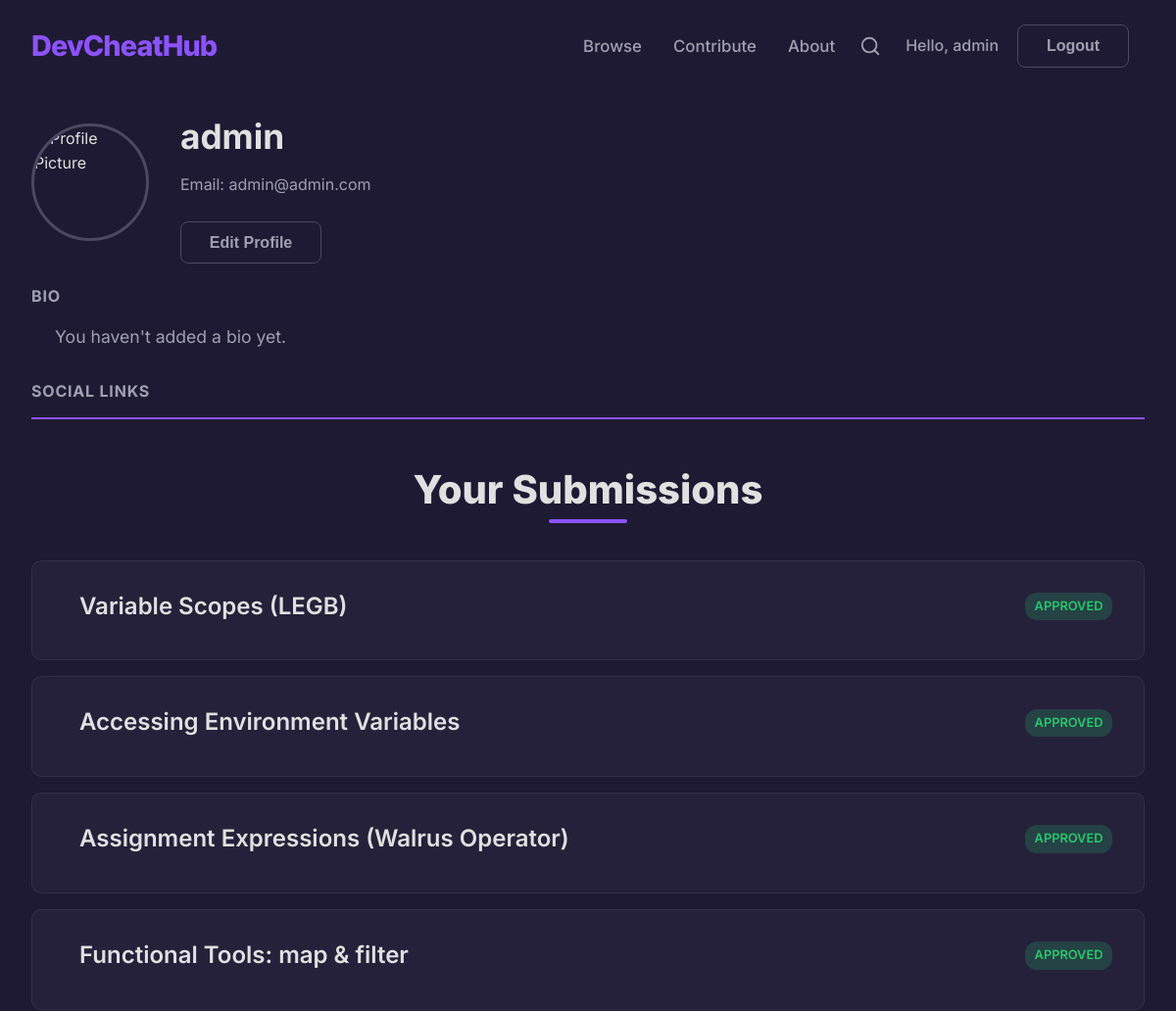
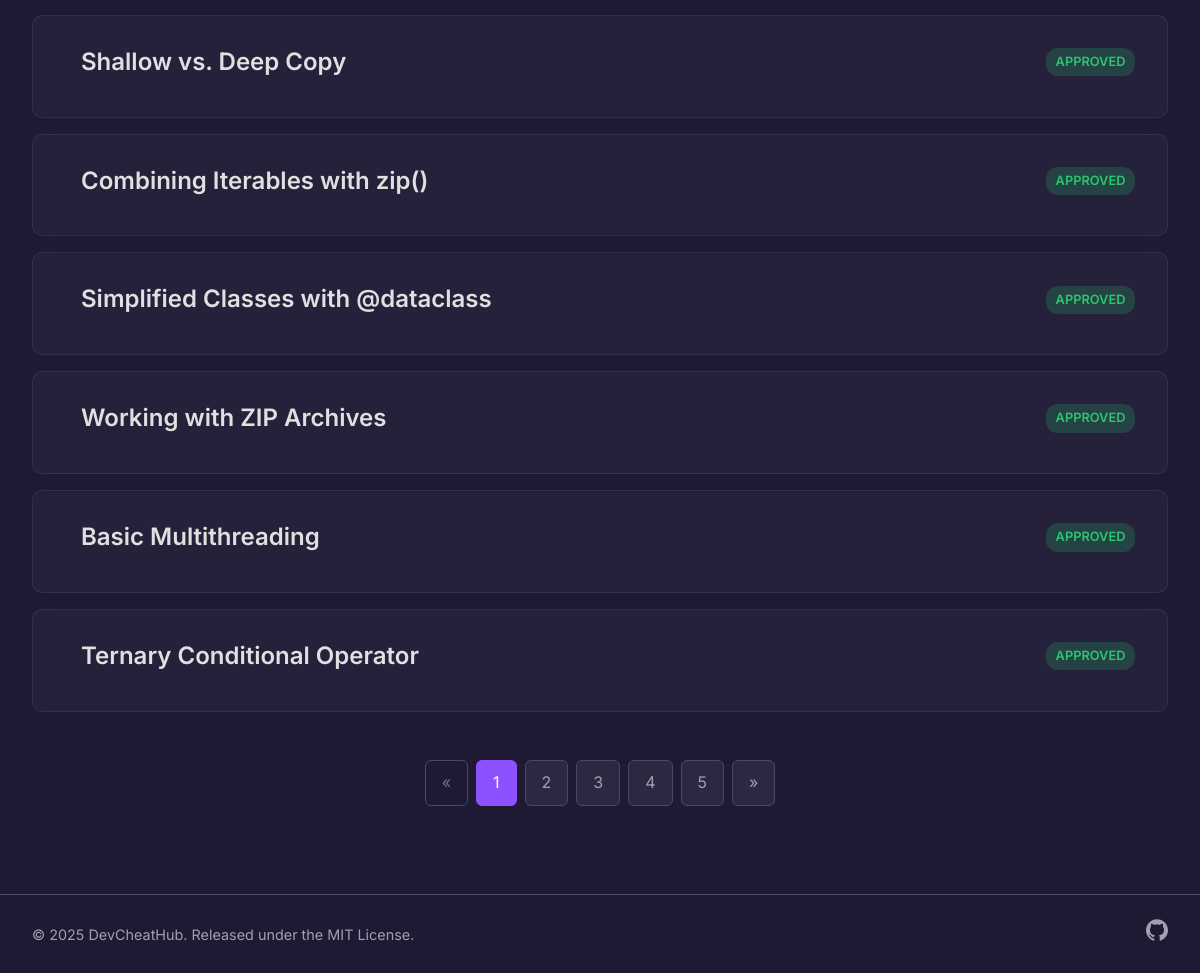
/accounts/profile/ (signed in), run on an earlier commit of the app's database (2 pictures, top to bottom).
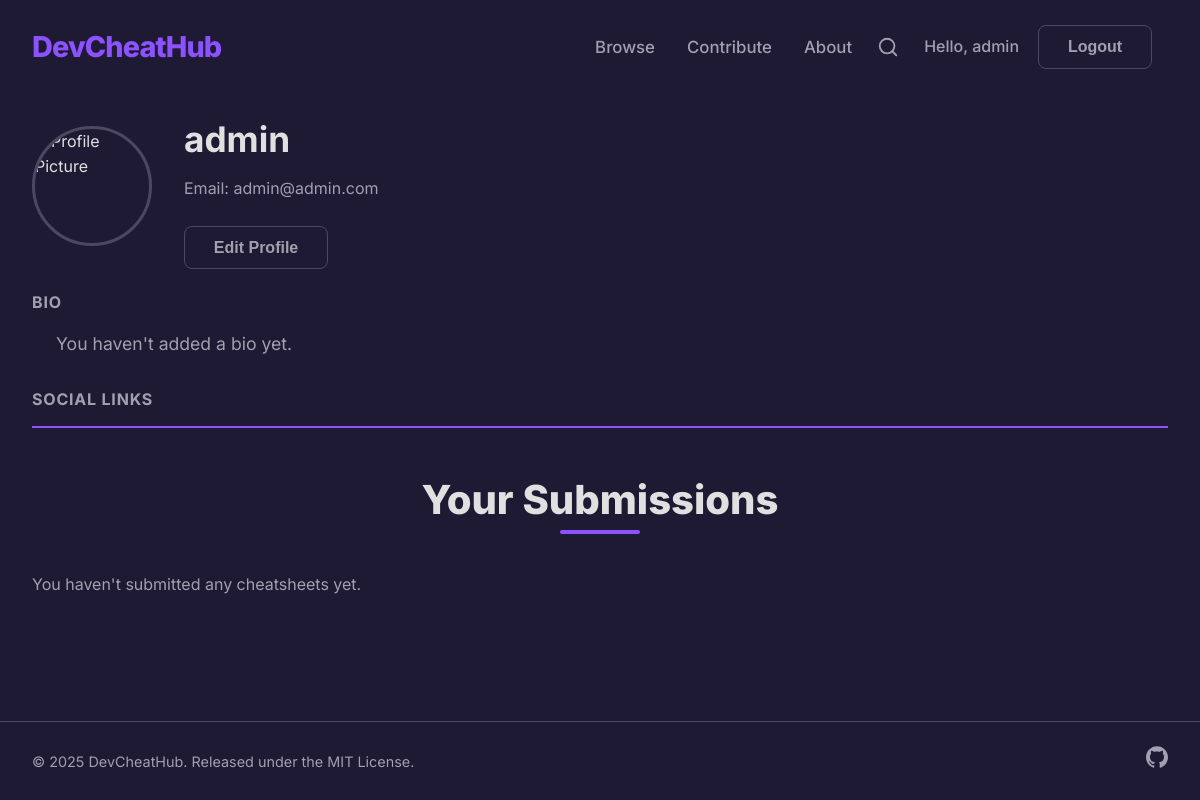
And on a later commit of the database.
### core/models.py (models this page shows, shortened)
class CheatSheet(models.Model):
    STATUS_CHOICES = [
        ('PENDING', 'Pending Review'),
        ('APPROVED', 'Approved'),
        ('REJECTED', 'Rejected'),
    ]
    author = models.ForeignKey(User, on_delete=models.CASCADE)
    category = models.ForeignKey(Category, related_name="cheatsheets", on_delete=models.CASCADE)
    title = models.CharField(max_length=200)
    description = models.TextField(help_text="A brief description of the cheatsheet.")
    status = models.CharField(max_length=10, choices=STATUS_CHOICES, default='PENDING')
    slug = models.SlugField(max_length=200, unique=True, blank=True)
    created_at = models.DateTimeField(auto_now_add=True)
    updated_at = models.DateTimeField(auto_now=True)
    content = models.JSONField(default=dict)

### users/views.py (the view)
# urls.py: path('profile/', views.profile, name='profile'),
@login_required
def profile(request):
    if request.method == 'POST':
        u_form = UserUpdateForm(request.POST, instance=request.user)
        p_form = ProfileUpdateForm(request.POST, request.FILES, instance=request.user.profile)
        if u_form.is_valid() and p_form.is_valid():
            u_form.save()
            p_form.save()
            messages.success(request, 'Your profile has been updated successfully!')
            return redirect('profile') # Redirect to the same page
    else:
        u_form = UserUpdateForm(instance=request.user)
        p_form = ProfileUpdateForm(instance=request.user.profile)
    user_cheatsheets = CheatSheet.objects.filter(author=request.user).order_by('-updated_at')
    paginator = Paginator(user_cheatsheets, 10)
    page_number = request.GET.get('page')
    page_obj = paginator.get_page(page_number)
    query_params = request.GET.copy()
    if 'page' in query_params:
        del query_params['page']
    context = {
        'u_form': u_form,
        'p_form': p_form,
        'page_obj': page_obj,
        'query_params': query_params.urlencode(),
    }
    return render(request, 'users/profile.html', context)

### users/models.py (called while the page is built)
    @property
    def avatar_url(self):
        if self.profile_picture and hasattr(self.profile_picture, 'url'):
            return self.profile_picture.url
        else:
            return "https://res.cloudinary.com/dmphcbabx/image/upload/v1760011808/default_ycnnid.svg"

### templates/users/profile.html (shortened to what this page needs)
{% extends "base.html" %}
{% block content %}
<div class="container">
    <div id="profile-view-mode" class="form-section">
        <div class="profile-view-header">
            <img class="profile-picture" src="{{ user.profile.avatar_url }}" alt="Profile Picture">
            <div class="profile-view-info">
                <h1 class="profile-username">{{ user.username }}</h1>
                <p class="profile-email">Email: {{ user.email }}</p>
                <button id="edit-profile-btn" class="btn btn-secondary">Edit Profile</button>
            </div>
        </div>
        <div class="profile-view-body">
            <h3>Bio</h3>
            <p class="profile-bio">{{ user.profile.bio|default:"You haven't added a bio yet." }}</p>
            <h3>Social Links</h3>
        </div>
    </div>
     <hr class="separator-light">
    <div class="profile-submissions">
        <h2 class="section-title">Your Submissions</h2>
        <div class="list-container">
            {% for sheet in page_obj %}
                <div class="list-item">
                    <div class="list-item-header">
                        <h3 class="list-item-title">
                            {% if sheet.status == 'APPROVED' %}
                                <a href="{% url 'cheatsheet_detail' sheet.slug %}" class="list-item-link">{{ sheet.title }}</a>
                            {% else %}
                                {{ sheet.title }}
                            {% endif %}
                        </h3>
                        <span class="status-badge status-{{ sheet.status|lower }}">{{ sheet.get_status_display }}</span>
                    </div>
                </div>
            {% empty %}
                <p class="text-secondary">You haven't submitted any cheatsheets yet.</p>
            {% endfor %}
        </div>
        {% include 'partials/pagination.html' %}
    </div>
</div>
{% endblock %}

What changed in the data, as far as the page shows it:
removed CheatSheet: title "Variable Scopes (LEGB)", status "APPROVED"
removed CheatSheet: title "Accessing Environment Variables", status "APPROVED"
removed CheatSheet: title "Assignment Expressions (Walrus Operator)", status "APPROVED"
removed CheatSheet: title "Functional Tools: map & filter", status "APPROVED"
removed CheatSheet: title "Shallow vs. Deep Copy", status "APPROVED"
removed CheatSheet: title "Combining Iterables with zip()", status "APPROVED"
removed CheatSheet: title "Simplified Classes with @dataclass", status "APPROVED"
removed CheatSheet: title "Working with ZIP Archives", status "APPROVED"
removed CheatSheet: title "Basic Multithreading", status "APPROVED"
removed CheatSheet: title "Ternary Conditional Operator", status "APPROVED"
Also different on the page:
text now shown: "You haven't submitted any cheatsheets yet."
list line gone: "1"
list line gone: "2"
list line gone: "3"
list line gone: "4"
list line gone: "5"
